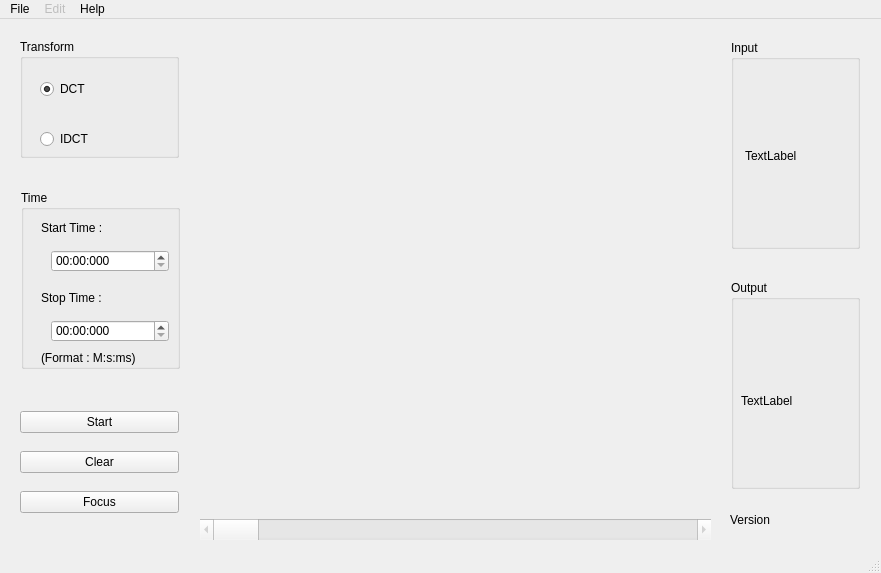
<?xml version="1.0" encoding="UTF-8"?>
<ui version="4.0">
 <class>IHM</class>
 <widget class="QMainWindow" name="IHM">
  <property name="geometry">
   <rect>
    <x>0</x>
    <y>0</y>
    <width>881</width>
    <height>573</height>
   </rect>
  </property>
  <property name="acceptDrops">
   <bool>false</bool>
  </property>
  <property name="windowTitle">
   <string>IHM</string>
  </property>
  <widget class="QWidget" name="centralWidget">
   <widget class="QWidget" name="gridLayoutWidget">
    <property name="geometry">
     <rect>
      <x>9</x>
      <y>9</y>
      <width>181</width>
      <height>141</height>
     </rect>
    </property>
    <layout class="QGridLayout" name="gridLayoutTransf">
     <item row="0" column="0">
      <widget class="QGroupBox" name="groupBoxTransf">
       <property name="title">
        <string>Transform</string>
       </property>
       <widget class="QRadioButton" name="radioButtonDCT">
        <property name="geometry">
         <rect>
          <x>20</x>
          <y>40</y>
          <width>95</width>
          <height>20</height>
         </rect>
        </property>
        <property name="text">
         <string>DCT</string>
        </property>
        <property name="checked">
         <bool>true</bool>
        </property>
       </widget>
       <widget class="QRadioButton" name="radioButtonIDCT">
        <property name="geometry">
         <rect>
          <x>20</x>
          <y>90</y>
          <width>95</width>
          <height>20</height>
         </rect>
        </property>
        <property name="text">
         <string>IDCT</string>
        </property>
       </widget>
      </widget>
     </item>
    </layout>
   </widget>
   <widget class="QWidget" name="gridLayoutWidget_2">
    <property name="geometry">
     <rect>
      <x>10</x>
      <y>160</y>
      <width>181</width>
      <height>201</height>
     </rect>
    </property>
    <layout class="QGridLayout" name="gridLayoutTime">
     <item row="0" column="0">
      <widget class="QGroupBox" name="groupBoxTime">
       <property name="enabled">
        <bool>true</bool>
       </property>
       <property name="title">
        <string>Time</string>
       </property>
       <widget class="QTimeEdit" name="timeEditStart">
        <property name="geometry">
         <rect>
          <x>30</x>
          <y>60</y>
          <width>118</width>
          <height>22</height>
         </rect>
        </property>
        <property name="currentSection">
         <enum>QDateTimeEdit::MinuteSection</enum>
        </property>
        <property name="displayFormat">
         <string>mm:ss:zzz</string>
        </property>
       </widget>
       <widget class="QTimeEdit" name="timeEditStop">
        <property name="geometry">
         <rect>
          <x>30</x>
          <y>130</y>
          <width>118</width>
          <height>22</height>
         </rect>
        </property>
        <property name="displayFormat">
         <string>mm:ss:zzz</string>
        </property>
       </widget>
       <widget class="QLabel" name="labelStartTime">
        <property name="geometry">
         <rect>
          <x>20</x>
          <y>30</y>
          <width>121</width>
          <height>16</height>
         </rect>
        </property>
        <property name="text">
         <string>Start Time :</string>
        </property>
       </widget>
       <widget class="QLabel" name="labelStopTime">
        <property name="geometry">
         <rect>
          <x>20</x>
          <y>100</y>
          <width>121</width>
          <height>16</height>
         </rect>
        </property>
        <property name="text">
         <string>Stop Time :</string>
        </property>
       </widget>
       <widget class="QLabel" name="label">
        <property name="geometry">
         <rect>
          <x>20</x>
          <y>160</y>
          <width>131</width>
          <height>16</height>
         </rect>
        </property>
        <property name="text">
         <string>(Format : M:s:ms)</string>
        </property>
       </widget>
      </widget>
     </item>
    </layout>
   </widget>
   <widget class="QWidget" name="verticalLayoutWidget">
    <property name="geometry">
     <rect>
      <x>9</x>
      <y>369</y>
      <width>181</width>
      <height>151</height>
     </rect>
    </property>
    <layout class="QVBoxLayout" name="verticalLayoutAction">
     <item>
      <widget class="QPushButton" name="pushButtonStart">
       <property name="text">
        <string>Start</string>
       </property>
      </widget>
     </item>
     <item>
      <widget class="QPushButton" name="pushButtonClear">
       <property name="enabled">
        <bool>true</bool>
       </property>
       <property name="text">
        <string>Clear</string>
       </property>
      </widget>
     </item>
     <item>
      <widget class="QPushButton" name="pushButtonFocus">
       <property name="text">
        <string>Focus</string>
       </property>
      </widget>
     </item>
    </layout>
   </widget>
   <widget class="QScrollBar" name="horizontalScrollBar">
    <property name="enabled">
     <bool>false</bool>
    </property>
    <property name="geometry">
     <rect>
      <x>200</x>
      <y>500</y>
      <width>511</width>
      <height>21</height>
     </rect>
    </property>
    <property name="orientation">
     <enum>Qt::Horizontal</enum>
    </property>
   </widget>
   <widget class="QCustomPlot" name="graphCurve" native="true">
    <property name="geometry">
     <rect>
      <x>200</x>
      <y>10</y>
      <width>511</width>
      <height>231</height>
     </rect>
    </property>
   </widget>
   <widget class="QCustomPlot" name="graphTransf" native="true">
    <property name="geometry">
     <rect>
      <x>200</x>
      <y>250</y>
      <width>511</width>
      <height>231</height>
     </rect>
    </property>
   </widget>
   <widget class="QWidget" name="gridLayoutWidget_3">
    <property name="geometry">
     <rect>
      <x>720</x>
      <y>10</y>
      <width>151</width>
      <height>231</height>
     </rect>
    </property>
    <layout class="QGridLayout" name="gridLayoutInput">
     <item row="0" column="0">
      <widget class="QGroupBox" name="groupBoxInput">
       <property name="title">
        <string>Input</string>
       </property>
       <widget class="QLabel" name="labelIn">
        <property name="geometry">
         <rect>
          <x>14</x>
          <y>15</y>
          <width>131</width>
          <height>201</height>
         </rect>
        </property>
        <property name="text">
         <string>TextLabel</string>
        </property>
       </widget>
      </widget>
     </item>
    </layout>
   </widget>
   <widget class="QWidget" name="gridLayoutWidget_4">
    <property name="geometry">
     <rect>
      <x>720</x>
      <y>250</y>
      <width>151</width>
      <height>231</height>
     </rect>
    </property>
    <layout class="QGridLayout" name="gridLayoutOuput">
     <item row="0" column="0">
      <widget class="QGroupBox" name="groupBoxOutput">
       <property name="title">
        <string>Output</string>
       </property>
       <widget class="QLabel" name="labelOut">
        <property name="geometry">
         <rect>
          <x>10</x>
          <y>20</y>
          <width>131</width>
          <height>201</height>
         </rect>
        </property>
        <property name="text">
         <string>TextLabel</string>
        </property>
       </widget>
      </widget>
     </item>
    </layout>
   </widget>
   <widget class="QLabel" name="labelVersion">
    <property name="geometry">
     <rect>
      <x>730</x>
      <y>490</y>
      <width>141</width>
      <height>21</height>
     </rect>
    </property>
    <property name="text">
     <string>Version</string>
    </property>
   </widget>
  </widget>
  <widget class="QMenuBar" name="menuBar">
   <property name="geometry">
    <rect>
     <x>0</x>
     <y>0</y>
     <width>881</width>
     <height>26</height>
    </rect>
   </property>
   <widget class="QMenu" name="menuFile">
    <property name="title">
     <string>File</string>
    </property>
    <widget class="QMenu" name="menuOpen">
     <property name="enabled">
      <bool>true</bool>
     </property>
     <property name="title">
      <string>Open</string>
     </property>
     <widget class="QMenu" name="menuFichier">
      <property name="title">
       <string>Fichier</string>
      </property>
      <addaction name="actionWave"/>
      <addaction name="actionTexte"/>
     </widget>
     <addaction name="menuFichier"/>
    </widget>
    <addaction name="menuOpen"/>
    <addaction name="actionSave"/>
    <addaction name="actionFermer"/>
    <addaction name="separator"/>
    <addaction name="actionExit"/>
   </widget>
   <widget class="QMenu" name="menuEdit">
    <property name="enabled">
     <bool>false</bool>
    </property>
    <property name="title">
     <string>Edit</string>
    </property>
   </widget>
   <widget class="QMenu" name="menuHelp">
    <property name="enabled">
     <bool>true</bool>
    </property>
    <property name="title">
     <string>Help</string>
    </property>
    <addaction name="actionHelpMe"/>
    <addaction name="actionAbout"/>
   </widget>
   <addaction name="menuFile"/>
   <addaction name="menuEdit"/>
   <addaction name="menuHelp"/>
  </widget>
  <widget class="QStatusBar" name="statusBar"/>
  <action name="actionSave">
   <property name="enabled">
    <bool>false</bool>
   </property>
   <property name="text">
    <string>Save</string>
   </property>
  </action>
  <action name="actionFermer">
   <property name="enabled">
    <bool>false</bool>
   </property>
   <property name="text">
    <string>Close</string>
   </property>
  </action>
  <action name="actionExit">
   <property name="enabled">
    <bool>true</bool>
   </property>
   <property name="text">
    <string>Exit</string>
   </property>
  </action>
  <action name="actionWave">
   <property name="text">
    <string>Wave</string>
   </property>
  </action>
  <action name="actionTexte">
   <property name="text">
    <string>Texte</string>
   </property>
  </action>
  <action name="actionHelpMe">
   <property name="text">
    <string>Help me</string>
   </property>
  </action>
  <action name="actionAbout">
   <property name="text">
    <string>About</string>
   </property>
  </action>
 </widget>
 <layoutdefault spacing="6" margin="11"/>
 <customwidgets>
  <customwidget>
   <class>QCustomPlot</class>
   <extends>QWidget</extends>
   <header>qcustomplot.h</header>
   <container>1</container>
  </customwidget>
 </customwidgets>
 <resources/>
 <connections/>
</ui>
